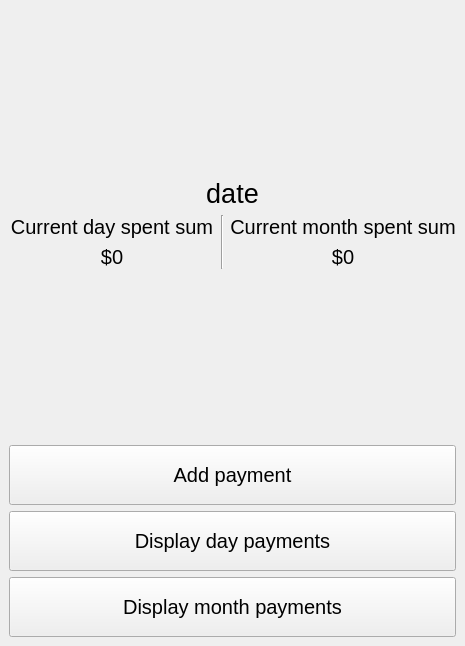
<?xml version="1.0" encoding="UTF-8"?>
<ui version="4.0">
 <class>MainWindow</class>
 <widget class="QMainWindow" name="MainWindow">
  <property name="geometry">
   <rect>
    <x>0</x>
    <y>0</y>
    <width>465</width>
    <height>646</height>
   </rect>
  </property>
  <property name="windowTitle">
   <string>Wallet Tracker</string>
  </property>
  <widget class="QWidget" name="centralwidget">
   <layout class="QVBoxLayout" name="verticalLayout">
    <item>
     <spacer name="upper_verticalSpacer">
      <property name="orientation">
       <enum>Qt::Vertical</enum>
      </property>
      <property name="sizeHint" stdset="0">
       <size>
        <width>20</width>
        <height>153</height>
       </size>
      </property>
     </spacer>
    </item>
    <item>
     <widget class="QLabel" name="currentDate_label">
      <property name="font">
       <font>
        <pointsize>20</pointsize>
       </font>
      </property>
      <property name="styleSheet">
       <string notr="true"/>
      </property>
      <property name="text">
       <string>date</string>
      </property>
      <property name="alignment">
       <set>Qt::AlignCenter</set>
      </property>
     </widget>
    </item>
    <item>
     <layout class="QHBoxLayout" name="display">
      <property name="bottomMargin">
       <number>2</number>
      </property>
      <item>
       <layout class="QVBoxLayout" name="day_display">
        <item>
         <widget class="QLabel" name="dayDisplay_label">
          <property name="font">
           <font>
            <pointsize>15</pointsize>
           </font>
          </property>
          <property name="text">
           <string>Current day spent sum</string>
          </property>
          <property name="alignment">
           <set>Qt::AlignCenter</set>
          </property>
         </widget>
        </item>
        <item>
         <widget class="QLabel" name="dayDisplay_value">
          <property name="font">
           <font>
            <pointsize>15</pointsize>
           </font>
          </property>
          <property name="text">
           <string>$0</string>
          </property>
          <property name="alignment">
           <set>Qt::AlignCenter</set>
          </property>
         </widget>
        </item>
       </layout>
      </item>
      <item>
       <widget class="Line" name="line">
        <property name="orientation">
         <enum>Qt::Vertical</enum>
        </property>
       </widget>
      </item>
      <item>
       <layout class="QVBoxLayout" name="month_display">
        <item>
         <widget class="QLabel" name="monthDisplay_label">
          <property name="font">
           <font>
            <pointsize>15</pointsize>
           </font>
          </property>
          <property name="text">
           <string>Current month spent sum</string>
          </property>
          <property name="alignment">
           <set>Qt::AlignCenter</set>
          </property>
         </widget>
        </item>
        <item>
         <widget class="QLabel" name="monthDisplay_value">
          <property name="font">
           <font>
            <pointsize>15</pointsize>
           </font>
          </property>
          <property name="text">
           <string>$0</string>
          </property>
          <property name="alignment">
           <set>Qt::AlignCenter</set>
          </property>
         </widget>
        </item>
       </layout>
      </item>
     </layout>
    </item>
    <item>
     <spacer name="lower_verticalSpacer">
      <property name="orientation">
       <enum>Qt::Vertical</enum>
      </property>
      <property name="sizeHint" stdset="0">
       <size>
        <width>20</width>
        <height>152</height>
       </size>
      </property>
     </spacer>
    </item>
    <item>
     <widget class="QPushButton" name="addPayment_button">
      <property name="sizePolicy">
       <sizepolicy hsizetype="Minimum" vsizetype="Maximum">
        <horstretch>0</horstretch>
        <verstretch>0</verstretch>
       </sizepolicy>
      </property>
      <property name="minimumSize">
       <size>
        <width>0</width>
        <height>60</height>
       </size>
      </property>
      <property name="font">
       <font>
        <pointsize>15</pointsize>
       </font>
      </property>
      <property name="styleSheet">
       <string notr="true">QLabel{color:#000000;}</string>
      </property>
      <property name="text">
       <string>Add payment</string>
      </property>
     </widget>
    </item>
    <item>
     <widget class="QPushButton" name="dayPayments_button">
      <property name="minimumSize">
       <size>
        <width>0</width>
        <height>60</height>
       </size>
      </property>
      <property name="font">
       <font>
        <pointsize>15</pointsize>
       </font>
      </property>
      <property name="styleSheet">
       <string notr="true">QLabel{color:#000000;}</string>
      </property>
      <property name="text">
       <string>Display day payments</string>
      </property>
     </widget>
    </item>
    <item>
     <widget class="QPushButton" name="monthPayments_button">
      <property name="minimumSize">
       <size>
        <width>0</width>
        <height>60</height>
       </size>
      </property>
      <property name="font">
       <font>
        <pointsize>15</pointsize>
       </font>
      </property>
      <property name="styleSheet">
       <string notr="true">QLabel{color:#000000;}</string>
      </property>
      <property name="text">
       <string>Display month payments</string>
      </property>
     </widget>
    </item>
   </layout>
  </widget>
 </widget>
 <resources/>
 <connections/>
</ui>
